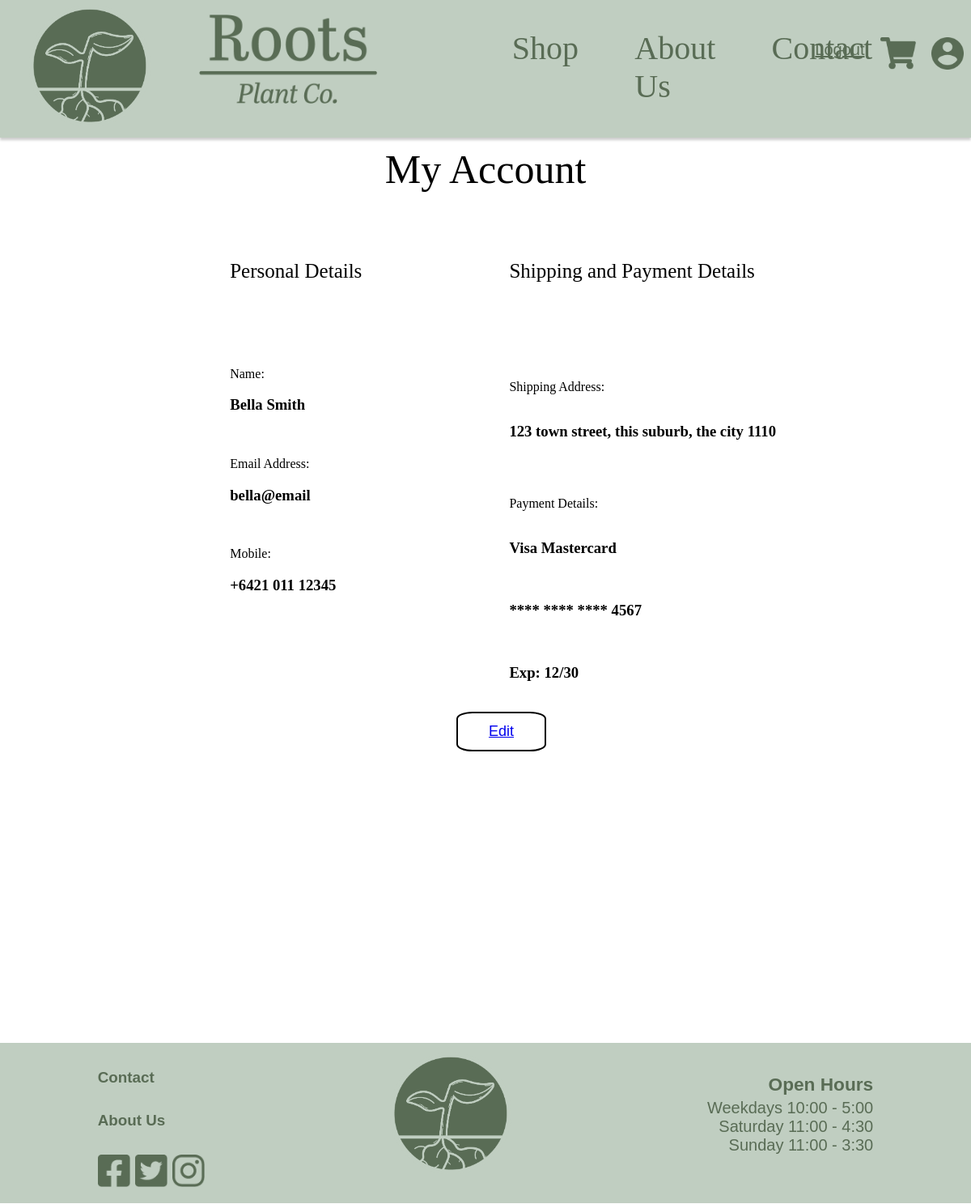
/accountDetails (signed in), run on an earlier commit of the app's database.
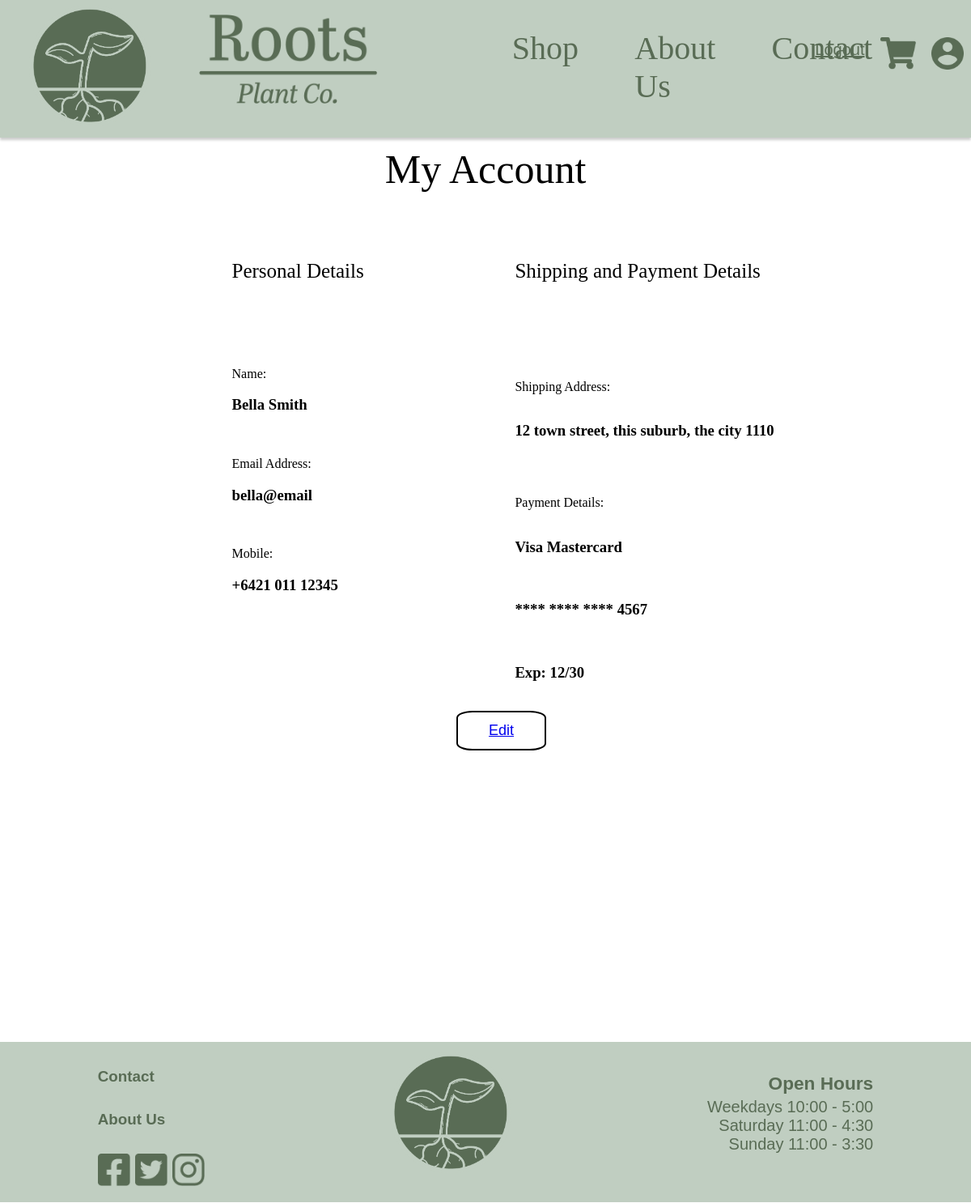
And on a later commit of the database.
### Website/models.py (models this page shows)
class AccountDetails(db.Model):
    __tablename__ = 'AccountDetails'
    userId = db.Column(db.Integer, db.ForeignKey('user.id'), primary_key=True)
    firstName = db.Column(db.String(150))
    lastName = db.Column(db.String(150), nullable=True)
    email = db.Column(db.String(150), nullable=True)
    mobileNo = db.Column(db.String(15), nullable=True)
    addressHouseNo = db.Column(db.String, nullable=True)
    addressStreetName = db.Column(db.String, nullable=True)
    addressSuburb = db.Column(db.String, nullable=True)
    addressCity = db.Column(db.String, nullable=True)
    addressPostCode = db.Column(db.String, nullable=True)
    paymentCardNo = db.Column(db.String(4), nullable=True)
    paymentCardCvc = db.Column(db.Integer, nullable=True)
    paymentCardExp = db.Column(db.String, nullable=True)
    user = db.relationship('User', backref=db.backref('AccountDetails', uselist=False))

### Website/views.py (the view)
@views.route('/accountDetails')
@login_required
def accountDetails():
    userId = current_user.id
    user = User.query.filter_by(id=userId).first()
    accountDetails = db.session.query(AccountDetails).filter_by(userId=userId).first()
    if accountDetails.paymentCardNo:
        masked_card = "**** **** **** " + accountDetails.paymentCardNo[-4:]
    else:
        masked_card = None
    return render_template('accountDetails.html', user=user, accountDetails=accountDetails, masked_card=masked_card)

### Website/templates/accountDetails.html (shortened to what this page needs)
{% extends "navBase.html" %}
{% block content %}
<html>
    <head>
            <link rel="stylesheet" href="{{ url_for('static', filename='css/accountDetails.css') }}">
    </head>
    <body>
        <h3 class="myAccountHeading" align="center">My Account</h3>
        <div class="detailsFlex">
            <div class="personalDetailsFlex">
                <h4 class="detailsHeading">Personal Details</h4><br><br><br>
                <div class="detailsFlexLabel"><p> Name: </p></div>
                {% if accountDetails.lastName == None or accountDetails.lastName == "None" %}
                <h3>{{ accountDetails.firstName }} </h3><br>
                {% else %}
                <h3>{{ accountDetails.firstName }} {{ accountDetails.lastName }}</h3><br>
                {% endif %}
                <div class="detailsFlexLabel"><p>Email Address: </p></div>
                <h3>{{ accountDetails.email }} </h3><br>
                <div class="detailsFlexLabel"><p>Mobile: </p></div>
                {% if accountDetails.mobileNo == None or accountDetails.mobileNo == "None" %}
                <h3> - </h3>
                {% else %}
                <h3>{{ accountDetails.mobileNo }} </h3><br><br><br>
                {% endif %}
            </div>
            <div class="shippingPaymentFlex">
                <h4 class="detailsHeading">Shipping and Payment Details</h4><br><br><br>
                <div class="detailsFlexLabel"><p>Shipping Address:  </p></div>
                {% if accountDetails.addressHouseNo == None or accountDetails.addressHouseNo == "None" %}
                <h3> - </h3>
                {% else %}
                <h3>{{ accountDetails.addressHouseNo }} {{accountDetails.addressStreetName }}, {{accountDetails.addressSuburb }}, {{accountDetails.addressCity }} {{accountDetails.addressPostCode }}</h3><br>
                {% endif %}
                <div class="detailsFlexLabel"><p>Payment Details:</p></div>
                {% if accountDetails.paymentCardNo == None or accountDetails.paymentCardNo == "None" %}
                <h3 - </h3>
                {% else %}
                <h3>Visa Mastercard </h3><br>
                <h3>{{ masked_card }}</h3><br>
                <h3>Exp: {{accountDetails.paymentCardExp }}</h3><br>
                {% endif %}
            </div>
        </div>
        <button type="button" align="center" class="editButton" id="editAccountDetails"><a href="/editAccountDetails">Edit</a></button>
    </body>
</html>
{% endblock %}

### Website/templates/navBase.html (shortened to what this page needs)
<!DOCTYPE html>
<html>
    <head>
        <link rel="stylesheet" href="{{ url_for('static', filename='css/navBase.css') }}">
        <link rel="stylesheet" href="https://use.typekit.net/btr0hfq.css">
    </head>
    <body>
        <nav class="navBar">
            <div class="navBarMain">
                <a class="navBarLogoIcon" href="/">
                    <img height="150px" src="{{ url_for('static', filename='iconLogo.png') }}">
                </a>
                <a class="navBarLogoType" href="/shop">
                    <img height="110px" src="{{ url_for('static', filename='typographicLogo.png') }}">
                </a>
                <div class="navBarCategories">
                    <a class="navItem" id="shop" href="/shop">Shop</a>
                    <a class="navItem" id="aboutUs" href="/plants">About Us</a>
                    <a class="navItem" id="contact" href="/contact">Contact</a>
                </div>
                {% if user.is_authenticated %}
                <div class="loggedSection">
                    <a class="loggedLinks" id="logout" href="/logout">Logout</a>
                    <a class="loggedIcons" href="#">
                        <img height="40px" src="{{ url_for('static', filename='shoppingCart.png')  }}">
                    </a>
                    <a class="loggedIcons" href="/accountDetails">
                        <img height="40px" src="{{ url_for('static', filename='accountIcon.png') }}">
                    </a>
                </div>
                {% else %}
                <div class="loginSection">
                    <a class="loginLinks" id="login" href="/login">Login</a>
                    <a class="loginLinks" id="signUp" href="/signUp">Sign up</a>
                </div>
                {% endif %}
            </div>
        </nav>
<div class="container">
    {% block content %}
    {% endblock %}
</div>
        <footer class="footer">
            <div class="footerMain">
                <div class="column1">
                    <a class="column1Text" href="/shop"><h5>Contact</h5></a>
                    <a class="column1Text" href="/shop"><h5>About Us</h5></a>
                    <ul class="socialMedias">
                        <li class="socialMediaItems">
                            <a href="/shop"><img height="40px" src="{{ url_for('static', filename='facebookIcon.png') }}"></a>
                        </li>
                        <li class="socialMediaItems" href="#">
                            <a href="/shop"><img height="40px" src="{{ url_for('static', filename='twitterIcon.png') }}"></a>
                        </li>
                        <li class="socialMediaItems" href="#">
                            <a href="/shop"><img height="40px" src="{{ url_for('static', filename='instaIcon.png') }}"></a>
                        </li>
                    </ul>
                </div>
                <a class="footerLogo" href="/">
                    <img height="150px" src="{{ url_for('static', filename='iconLogo.png') }}">
                </a>
                <div class="openHours">
                    <h5 class="openHoursTitle">Open Hours</h5>
                    <ul class="openHoursList">
                        <li>Weekdays 10:00 - 5:00</li>
                        <li>Saturday 11:00 - 4:30</li>
                        <li>Sunday 11:00 - 3:30</li>
                    </ul>
                </div>
            </div>
        </footer>
    </body>
</html>

### Website/static/css/navBase.css (style rules this page uses)
body, html { margin: 0%; padding: 0%; }
nav { height: 170px; }
.navBar { background-color: #C0CEC1; position: fixed; width: 100%; top: 0; box-shadow: 0px 3px 3px rgba(0, 0, 0, 0.2); }
.navBarMain { display: flex; }
.navBarLogoIcon { margin-top: 0.5%; margin-left: 3%; margin-right: 0%; padding: 0%; }
.navBarLogoType { margin-left: 5%; margin-right: 0%; margin-top: 1.5%; padding: 0%; }
.navBarCategories { display: flex; margin-top: 3%; margin-left: 11%; margin-right: 0%; width: 50%; padding: 0%; }
.navItem { font-family: abril-titling, serif; font-style: normal; font-weight: 400; color: #596C55; font-size: 30pt; text-decoration: none; margin-left: 9%; margin-right: 9%; }
.loggedSection { margin-top: 3.5%; margin-left: 2%; display: block; width: 300px; display: flex; }
.loggedLinks { font-family: "brandon-grotesque", sans-serif; font-weight: 400; font-style: normal; color: #596C55; font-size: 15pt; margin-right: 10%; margin-top: 4%; }
.loggedIcons { margin-top: 2%; margin-right: 10%; text-decoration: none; }
.container { margin-left: 20%; margin-right: 20%; margin-top: 15%; }
.footerMain { height: 20%; display: flex; background-color: #C0CEC1; justify-content: space-around; bottom: 0; width: 100%; margin-top: 30%; }
.column1 { display: inline; }
.column1Text { font-family: "brandon-grotesque", sans-serif; font-weight: 400; font-style: normal; color: #596C55; font-size: 17pt; text-decoration: none; }
.socialMedias { display: flex; list-style: none; padding: 0%; justify-content: space-around; }
.socialMediaItems { margin-right: 5%; }
.footerLogo { margin-top: 1%; }
.openHours { font-family: "brandon-grotesque", sans-serif; font-weight: 400; font-style: normal; color: #596C55; font-size: 15pt; text-decoration: none; text-align: right; }
.openHoursTitle { margin-bottom: 2%; font-size: 17pt; }
.openHoursList { list-style: none; margin-left: 0%; padding-left: 0%; margin-top: 0%; }

### Website/static/css/accountDetails.css (style rules this page uses)
.myAccountHeading { font-size: 50px; font-weight: lighter; }
.detailsFlex { display: flex; flex-direction: row; justify-content: space-around; width:100%; }
.personalDetailsFlex { margin-left: 6%; }
.shippingPaymentFlex { display:flex; flex-direction: column; justify-content: center; margin-left:25%; }
.detailsHeading { font-size: 25px; font-weight: normal; }
.editButton { margin-left:45%; margin-right:45%; border: 2px solid black; background-color: white; border-radius: 18%; padding-top: 12px; padding-bottom: 12px; padding-left: 38px; padding-right: 38px; font-size: large; }
.detailsFlexLabel { margin-top:5%; margin-bottom:0%; font-weight: lighter; }

What changed in the data, as far as the page shows it:
changed AccountDetails "Bella": addressHouseNo "123" → "12"
